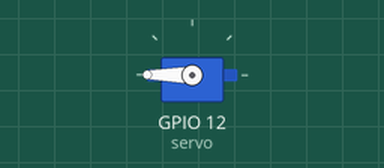
This program was run on a simulated Raspberry Pi (BCM pin numbers). On the bench: servo. Servo angles are drawn from the pulse width (0.5 ms = 0°, 2.5 ms = 180°).

Above: at 0.05 s.
At 7.45 s:
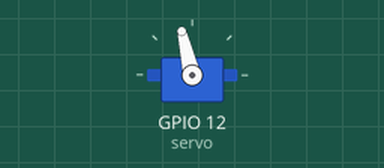
At 14.95 s:
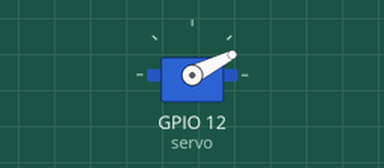
Timing chart, 0 to 19.5 s (numbered marks = the images above):
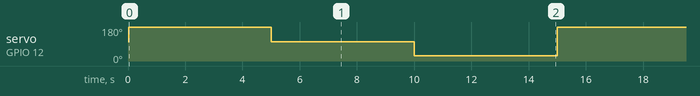

The program:

servos_test.py
```python
from gpiozero import AngularServo
from time import sleep

from gpiozero.pins.pigpio import PiGPIOFactory

factory = PiGPIOFactory()

servo = AngularServo(12, min_pulse_width=0.8/1000, max_pulse_width=2.5/1000, pin_factory=factory)

while (True):

    servo.angle = 90
    sleep(5)
    servo.angle = 0
    sleep(5)
    servo.angle = -90
    sleep(5)
```

Measured:
- by itself, servo on GPIO 12 (servo): repeats every 15.0 s: 103° 5.0 s, 27° 5.0 s, 180° 5.0 s
